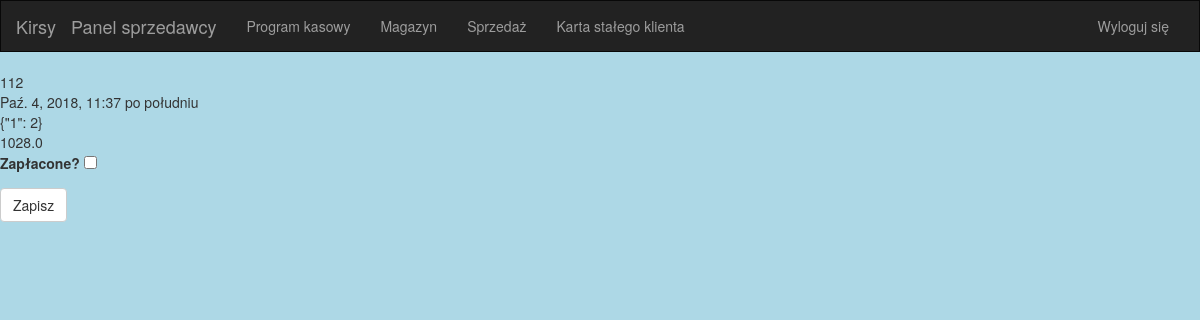
Before: /kirsy/panelsprzedawcy/programkasowy/112/ (signed in) with the older database file.
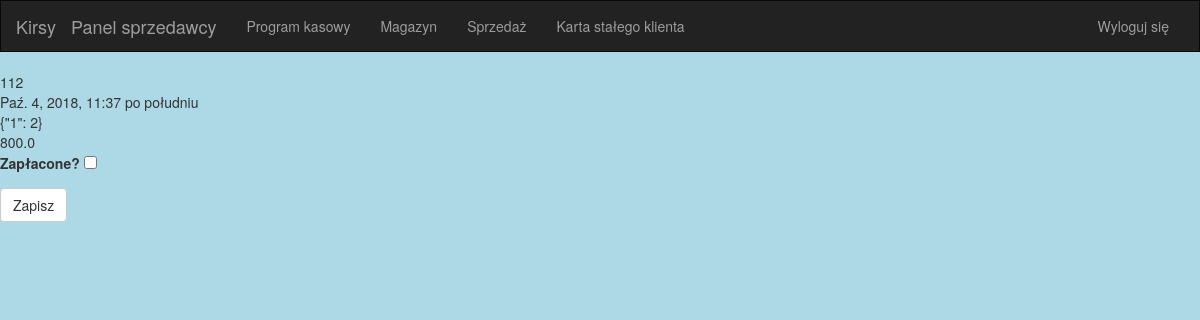
After: the same page with the newer database file.
### panel/models.py (models this page shows, shortened)
class Transaction(models.Model):
    plu_list = models.CharField(max_length=255)  # {plu : ilość, plu : ilość}
    total = models.FloatField(null=True)
    transaction_date = models.DateTimeField(auto_now_add=True)
    is_ksk = models.BooleanField(default=False)
    ksk_num = models.IntegerField(null=True)
    is_discount = models.BooleanField(default=False)
    discount_value = models.IntegerField(default=0)
    is_paid = models.BooleanField(default=False)
    owner = models.ForeignKey(User, editable=False, on_delete=models.CASCADE)  # konto które zrobiło transakcję
    def get_plu_list(self):
        return json.loads(self.plu_list)

### panel/views.py (the view, shortened to what this page needs)
# urls.py: path('panelsprzedawcy/programkasowy/<int:id>/', views.transaction_summary, name='Podsumowanie transakcji'),
@login_required(login_url='/login')
def transaction_summary(request, id):
    if request.method == 'POST':
        form = TransactionForm(request.POST)
        is_paid = form['is_paid'].value()
        group = request.user.groups.all()[0]
        transaction = Transaction.objects.get(id=id)
        transaction.is_paid = is_paid
        transaction.save()
        if is_paid == True:
            allplu = transaction.get_plu_list()
            for prod in allplu:
                obj = Product.objects.get(owner=group, plu_num=prod)
                obj.stock -= allplu[prod]
                obj.quantity_sold += allplu[prod]
                obj.temporary_quantity = allplu[prod]
                obj.save()
        if is_paid == True and transaction.is_ksk == True:
            ksk = Ksk.objects.get(card_number=transaction.ksk_num)
            ksk.points += round(transaction.total / 10)
            ksk.purchase_value += transaction.total
            ksk.save()
        return redirect('panel:Program kasowy')
    else:
        transaction = Transaction.objects.get(id=id)
        allplu = transaction.get_plu_list()
        group = request.user.groups.all()[0]
        total = 0.0
        for prod in allplu:
            obj = Product.objects.get(owner=group, plu_num=prod)
            total += obj.sales_price_brutto * allplu[prod]
        total_for_discount_value = total
        transaction.total = total
        transaction.save()
        transactionform = TransactionForm
        return render(request, 'panel/transaction_summary.html', {'transaction': transaction, 'total': total, 'transactionform': transactionform})

### panel/templates/panel/transaction_summary.html (shortened to what this page needs)
{% extends 'panel/baseseller.html' %}
{% block content %}
<div>{{ transaction.id }}</div>
<div>{{ transaction.transaction_date }}</div>
<div>{{ transaction.plu_list }}</div>
<div>{{ total }}</div>
<form method="post" class="post-form">
    <p><label for="id_is_paid">Zapłacone?</label>
    <input type="checkbox" name="is_paid" id="id_is_paid"></p>
    <button type="submit" class="save btn btn-default">Zapisz</button>
</form>
{% endblock %}

### panel/templates/panel/baseseller.html (shortened to what this page needs)
{% load static %}
<!DOCTYPE html>
<html lang="en">
<head>
    <link rel="stylesheet" href="https://maxcdn.bootstrapcdn.com/bootstrap/3.3.7/css/bootstrap.min.css">
    <link rel="stylesheet" type="text/css" href="{% static 'panel/style.css' %}" />
</head>
<body>
    <nav class="nav navbar navbar-inverse">
        <div class="container-fluid">
            <div class="navbar=header">
                <a class="navbar-brand" href="{% url 'panel:index' %}">Kirsy</a>
                <a class="navbar-brand" href="{% url 'panel:Panel sprzedawcy' %}">Panel sprzedawcy</a>
            </div>
            <div class="collapse navbar-collapse">
                <ul class="nav navbar-nav">
                    <li>
                        <a href="{% url 'panel:Program kasowy' %}" class="button">Program kasowy</a>
                    </li>
                    <li>
                        <a href="{% url 'panel:Magazyn' %}" class="button">Magazyn</a>
                    </li>
                    <li>
                        <a href="{% url 'panel:Sprzedaż' %}" class="button">Sprzedaż</a>
                    </li>
                    <li>
                        <a href="{% url 'panel:Karta stałego klienta' %}" class="button">Karta stałego klienta</a>
                    </li>
                </ul>
                <ul class="nav navbar-nav navbar-right">
                    <li>
                        {% if user.is_authenticated %}
                            <a href="{% url 'logout' %}">Wyloguj się</a>
                        {% else %}
                            <a href="{% url 'login' %}">Zaloguj się</a>
                        {% endif %}
                    </li>
                </ul>
            </div>
        </div>
    </nav>
</body>
{% block content %}
{% endblock %}
</html>

### panel/static/panel/style.css (style rules this page uses)
body { background: lightblue; }
.navbar { border-radius: 0; }

Changed rows visible on the page:
changed Transaction id 112: total "1028.0" → "800.0"
